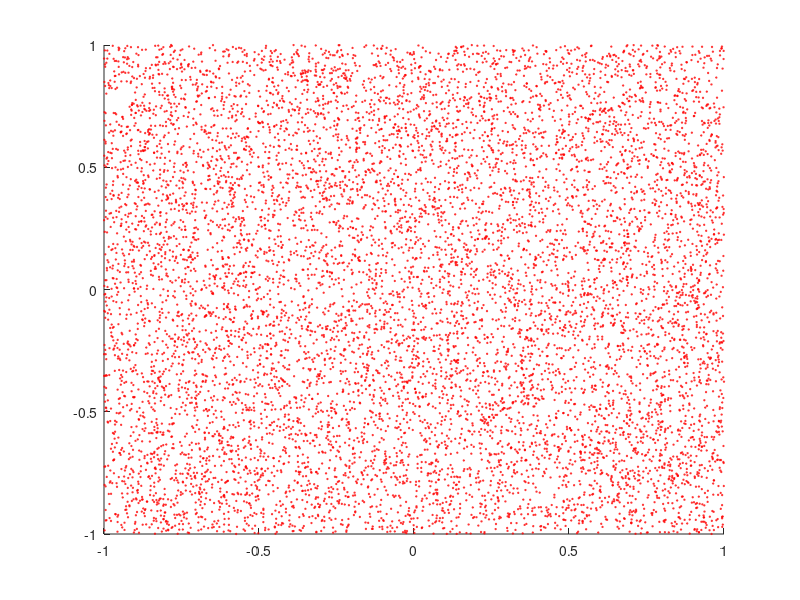

Source code (MATLAB): (Note: this script raises an error after producing the figure.)
% This script calculates pi by comparing the random 'hits' inside the unit
% circle centered at the origin and the inscribing square. The ratio of a
% circle's area to that of a square is pi/4.

% Author: Alex Plakantonakis,   Copyright (c) 2019
% License: GNU GPLv3

clear; clc;
%% Initialize
trials = 10000;
point = zeros(trials,2);
count = 0;      % Number of 'hits' inside unit circle

%% Main
for h = 1:trials
    
    sign = rand(1,2);
    if sign(1) < 0.5    sign_x = +1;
    else sign_x = -1;   end;
    if sign(2) < 0.5    sign_y = +1;
    else sign_y = -1;   end;

    point(h,:) = [sign_x sign_y] .* rand(1,2);

    if point(h,1)^2+point(h,2)^2 <= 1
        count = count + 1;
    end
    
end

pi_calc = count * 4 / trials
perc_error = 100 * abs(pi_calc - pi)/pi

%% Plot
figure; hold on;
scatter(point(:,1),point(:,2),1,'r');
ezplot('x^2+y^2=1');

%% Finish
clear h sign sign_x sign_y;